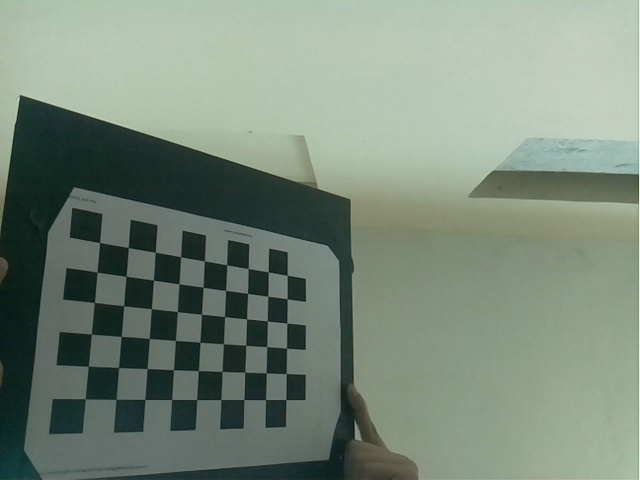
#> input picture images/cal_image_10.jpg, 640 x 480 px; its folder holds only this picture in this run
$ python calibrate.py
#> lines starting #> are read from the running program, lines starting #| are printed output that depends on the picture; after the words box and inside, x2 and y2 are one past the last pixel; in counts of white or black regions, pixels touching at a corner belong together; long printed decimals are rounded
import numpy as np
import cv2 as cv
import glob

cb_width = 9
cb_height = 6
cv_sqare_size = 23

criteria =  (cv.TERM_CRITERIA_EPS + cv.TERM_CRITERIA_MAX_ITER, 30, 0.001)

cb_3D_points = np.zeros((int(cb_width*cb_height), 3), np.float32)
cb_3D_points[:,:2] = np.mgrid[0:cb_width, 0:cb_height].T.reshape(-1, 2)*cv_sqare_size

list_cb_3d_points = []
list_cb_2d_img_points = []

list_images = glob.glob("./images/*.jpg")

for frame_name in list_images:
    img = cv.imread(frame_name)
#> img is the input picture: shape (480, 640, 3); mean B, G, R 122.1, 137.1, 121.7
    gray = cv.cvtColor(img, cv.COLOR_BGR2GRAY)
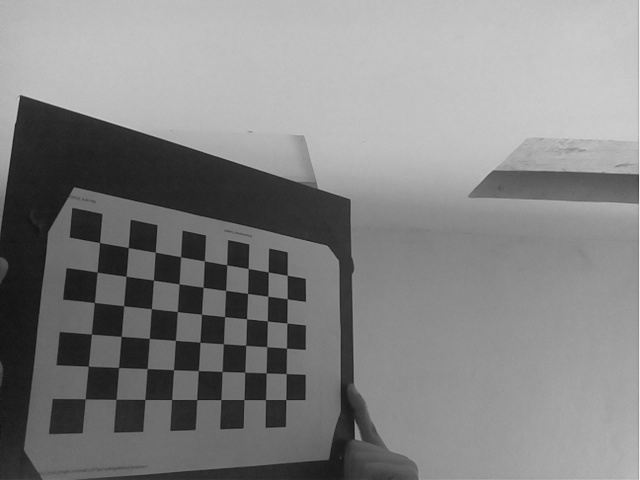
#> gray: shape (480, 640); min 15, max 242, mean 130.8

    ret, corners = cv.findChessboardCorners(gray, (9,6), None)
#> ret = True; corners = 54 rows, first 8: [99.47, 242.3], [128, 247.6], [155.1, 252], [180.5, 256.9], [204.2, 261.2], [226.8, 265], [248, 268.5], [268, 272]

    if ret == True:
        list_cb_3d_points.append(cb_3D_points)

        corners2 = cv.cornerSubPix(gray, corners, (11,11), (-1,-1), criteria)
#> corners2 = 54 rows, first 8: [99.57, 242.5], [128.3, 247.6], [155.3, 252.2], [180.6, 256.8], [204.4, 260.9], [226.7, 264.8], [248.2, 268.5], [268.2, 271.9]
        list_cb_2d_img_points.append(corners)

        cv.drawChessboardCorners(img ,(cb_width, cb_height), corners2, ret)
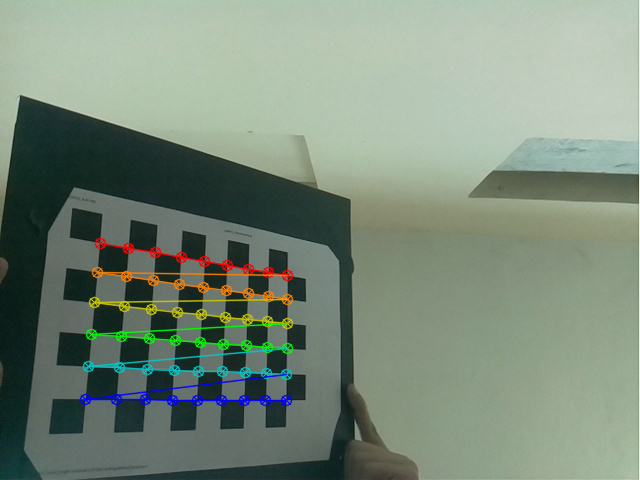
#> img: shape (480, 640, 3); 3.41% of pixels changed, all inside (x1, y1, x2, y2) = (79, 237, 294, 407)
        cv.imshow('img', img)
        cv.waitKey(500)

cv.destroyAllWindows()

ret, mtx, dist, rvecs, tvecs = cv.calibrateCamera(list_cb_3d_points, list_cb_2d_img_points, gray.shape[:: -1 ], None, None)
#> ret = 0.234; mtx = [[542.2, 0, 325.6], [0, 567.8, 242.3], [0, 0, 1]]; dist = [[0.186, -0.447, -0.0158, 0.0283, 0.477]]; rvecs = ([-0.243, -0.682, 0.0918],); tvecs = ([-180.6, 1.3, 427.7],)

print("Camera matrix : \n")
print(mtx)
#| [[542.187   0.         325.578]
#|  [  0.         567.797  242.300]
#|  [  0.           0.           1.        ]]
print("dist : \n")
print(dist)
#| [[ 0.1861 -0.4474  -0.01585  0.0283  0.4765]]
print("rvecs : \n")
print(rvecs)
#| (array([[-0.2433],
#|        [-0.682],
#|        [ 0.09177]]),)
print("tvecs : \n")
print(tvecs)
#| (array([[-180.588],
#|        [   1.298],
#|        [ 427.704]]),)

$ run again, on images/cal_image_105.jpg
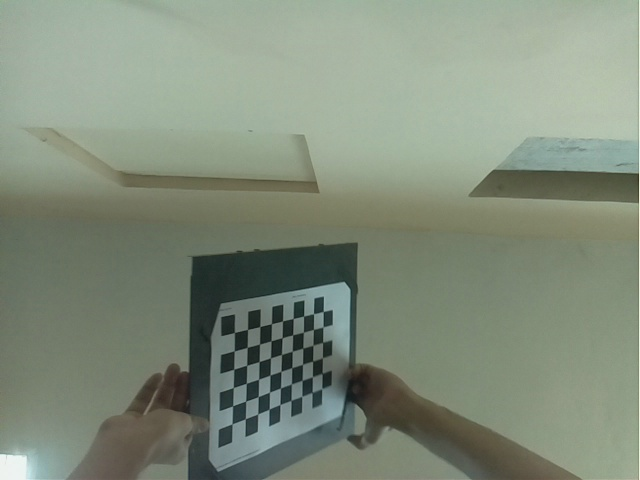
#> input picture images/cal_image_105.jpg, 640 x 480 px
#> img is the input picture: shape (480, 640, 3); mean B, G, R 123.3, 140.3, 129.3
#> `gray = cv.cvtColor(img, cv.COLOR_BGR2GRAY)`:
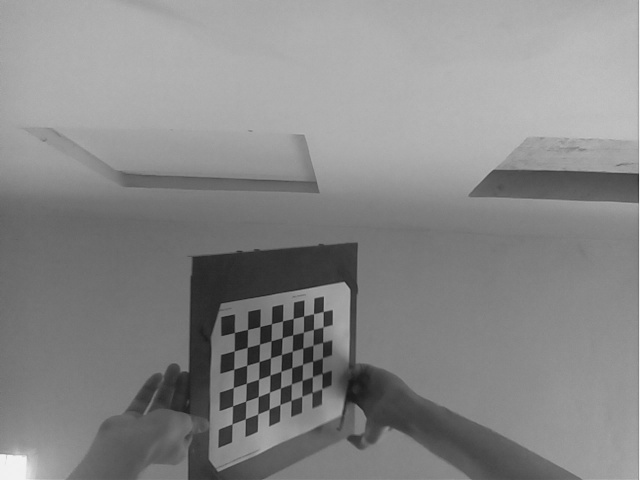
#> gray: shape (480, 640); min 19, max 244, mean 135.1
#> `ret, corners = cv.findChessboardCorners(gray, (9,6), None)`: ret = True; corners = 54 rows, first 8: [234.4, 332.4], [247.5, 329.4], [259.9, 326.5], [271.5, 323.7], [282.6, 320.8], [293, 318.4], [303.7, 316], [313.5, 313.6]
#> corners2 = 54 rows, first 8: [234.4, 332.5], [253.7, 328.2], [266.3, 324.9], [277.3, 322.3], [287.8, 319.6], [299.1, 317], [308.8, 314.7], [318.6, 312.6]
#> `cv.drawChessboardCorners(img ,(cb_width, cb_height), corners2, ret)`:
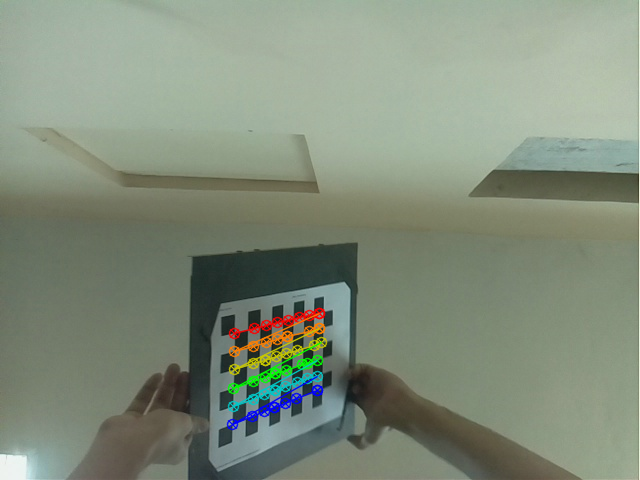
#> img: shape (480, 640, 3); 1.94% of pixels changed, all inside (x1, y1, x2, y2) = (226, 307, 328, 431)
#> `ret, mtx, dist, rvecs, tvecs = cv.calibrateCamera(list_cb_3d_points, l..`: ret = 3.87; mtx = [[135.7, 0, 386.3], [0, 306.6, 311.1], [0, 0, 1]]; dist = [[2.19, -5.14, 0.115, 0.0183, 3.51]]; rvecs = ([0.56, -0.554, 0.194],); tvecs = ([-324, -8.53, 355.3],)
#| [[135.662   0.         386.292]
#|  [  0.         306.602 311.105]
#|  [  0.           0.           1.        ]]
#| [[ 2.187 -5.142  0.1154  0.01831  3.510]]
#| (array([[ 0.5598],
#|        [-0.5543],
#|        [ 0.1943]]),)
#| (array([[-324.049],
#|        [  -8.526],
#|        [ 355.264]]),)

$ run again, on images/cal_image_106.jpg
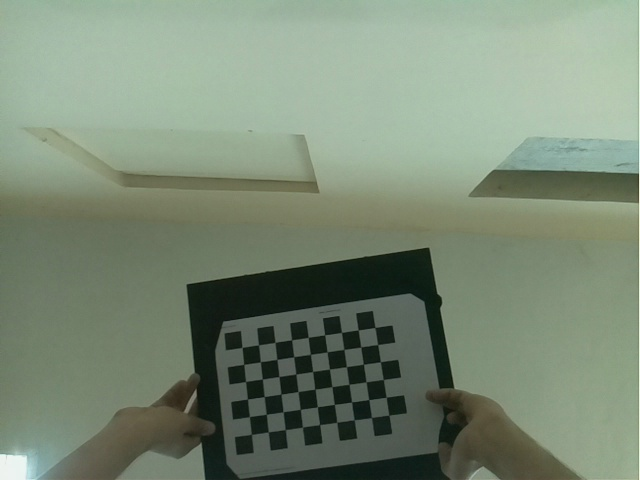
#> input picture images/cal_image_106.jpg, 640 x 480 px
#> img is the input picture: shape (480, 640, 3); mean B, G, R 117.6, 137.5, 122.7
#> `gray = cv.cvtColor(img, cv.COLOR_BGR2GRAY)`:
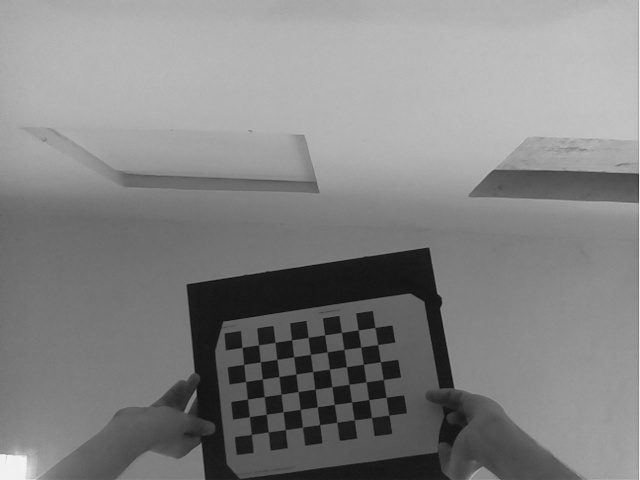
#> gray: shape (480, 640); min 12, max 243, mean 130.8
#> `ret, corners = cv.findChessboardCorners(gray, (9,6), None)`: ret = True; corners = 54 rows, first 8: [242.1, 347.4], [258.4, 345], [275, 342.2], [291.6, 340.1], [308.2, 337], [324.9, 334.8], [341.7, 332.3], [358, 329.8]
#> corners2 = 54 rows, first 8: [242.1, 347.4], [258.5, 344.8], [275, 342.4], [291.6, 339.8], [308.2, 337.4], [324.6, 334.9], [341.5, 332.4], [358.2, 329.9]
#> `cv.drawChessboardCorners(img ,(cb_width, cb_height), corners2, ret)`:
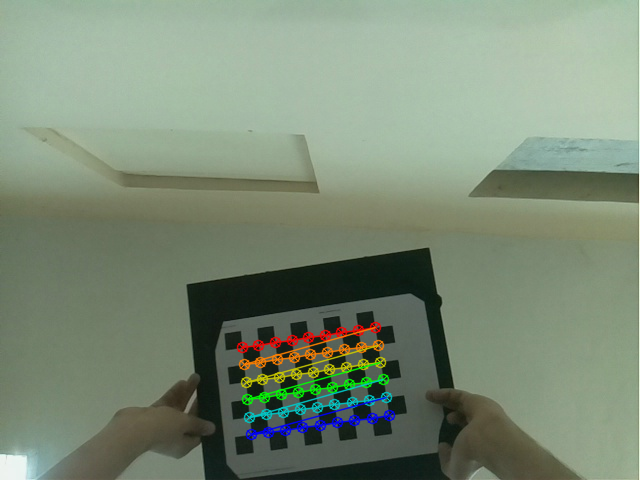
#> img: shape (480, 640, 3); 2.68% of pixels changed, all inside (x1, y1, x2, y2) = (236, 321, 396, 441)
#> `ret, mtx, dist, rvecs, tvecs = cv.calibrateCamera(list_cb_3d_points, l..`: ret = 0.0825; mtx = [[925.7, 0, 308], [0, 927.6, 206.2], [0, 0, 1]]; dist = [[0.106, 5.94, 0.00033, 0.0072, -75.75]]; rvecs = ([-0.294, 0.0967, -0.147],); tvecs = ([-90.65, 192.9, 1274.4],)
#| [[925.737   0.         308.011]
#|  [  0.         927.560 206.237]
#|  [  0.           0.           1.        ]]
#| [[ 1.05709159e-01  5.94213940e+00  3.30159809e-04  7.20135844e-03
#|   -7.57531255e+01]]
#| (array([[-0.2937],
#|        [ 0.09671],
#|        [-0.1466 ]]),)
#| (array([[ -90.655],
#|        [ 192.936],
#|        [1274.422]]),)

$ run again, on images/cal_image_11.jpg
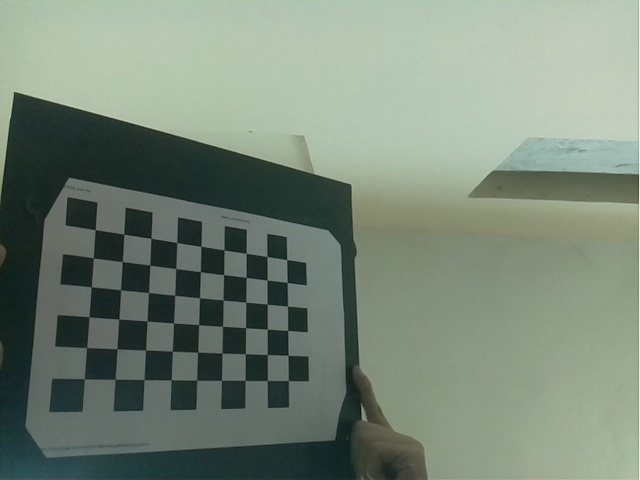
#> input picture images/cal_image_11.jpg, 640 x 480 px
#> img is the input picture: shape (480, 640, 3); mean B, G, R 120.4, 134.6, 120.4
#> `gray = cv.cvtColor(img, cv.COLOR_BGR2GRAY)`:
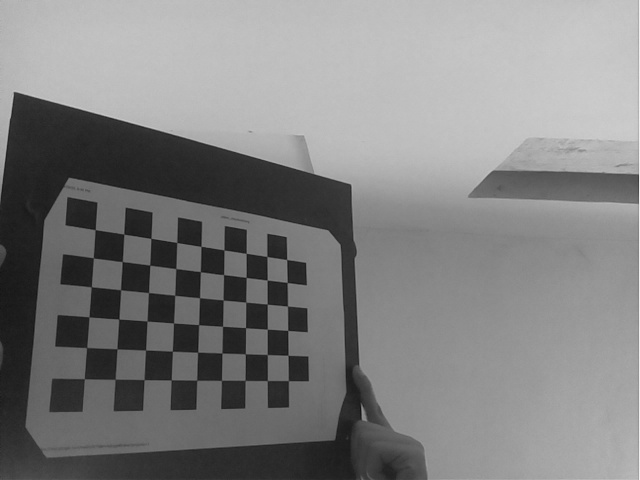
#> gray: shape (480, 640); min 17, max 241, mean 128.7
#> `ret, corners = cv.findChessboardCorners(gray, (9,6), None)`: ret = True; corners = 54 rows, first 8: [95.18, 229.9], [123.9, 234.1], [150.9, 238.1], [176.8, 242.5], [201, 246.2], [224, 250.1], [246, 253.2], [266.9, 256.2]
#> corners2 = 54 rows, first 8: [95.21, 229.6], [123.7, 234.1], [150.9, 238.3], [176.7, 242.5], [201, 246.4], [224, 249.9], [246.2, 253.3], [266.8, 256.5]
#> `cv.drawChessboardCorners(img ,(cb_width, cb_height), corners2, ret)`:
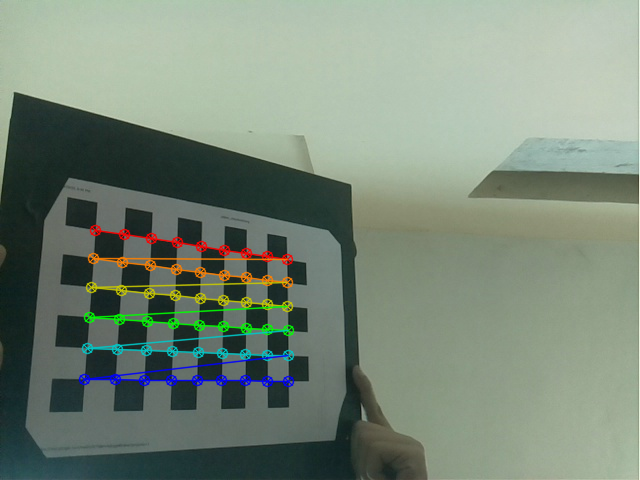
#> img: shape (480, 640, 3); 3.43% of pixels changed, all inside (x1, y1, x2, y2) = (78, 224, 295, 388)
#> `ret, mtx, dist, rvecs, tvecs = cv.calibrateCamera(list_cb_3d_points, l..`: ret = 0.19; mtx = [[540.5, 0, 344.7], [0, 577.4, 253.1], [0, 0, 1]]; dist = [[0.266, -0.935, -0.0137, 0.0228, 1.42]]; rvecs = ([-0.277, -0.616, 0.048],); tvecs = ([-210.2, -17.15, 454.6],)
#| [[540.484   0.         344.706]
#|  [  0.         577.350 253.123]
#|  [  0.           0.           1.        ]]
#| [[ 0.2656 -0.9349 -0.01371  0.02282   1.422]]
#| (array([[-0.2775],
#|        [-0.6157 ],
#|        [ 0.04804]]),)
#| (array([[-210.214 ],
#|        [ -17.150],
#|        [ 454.589]]),)
